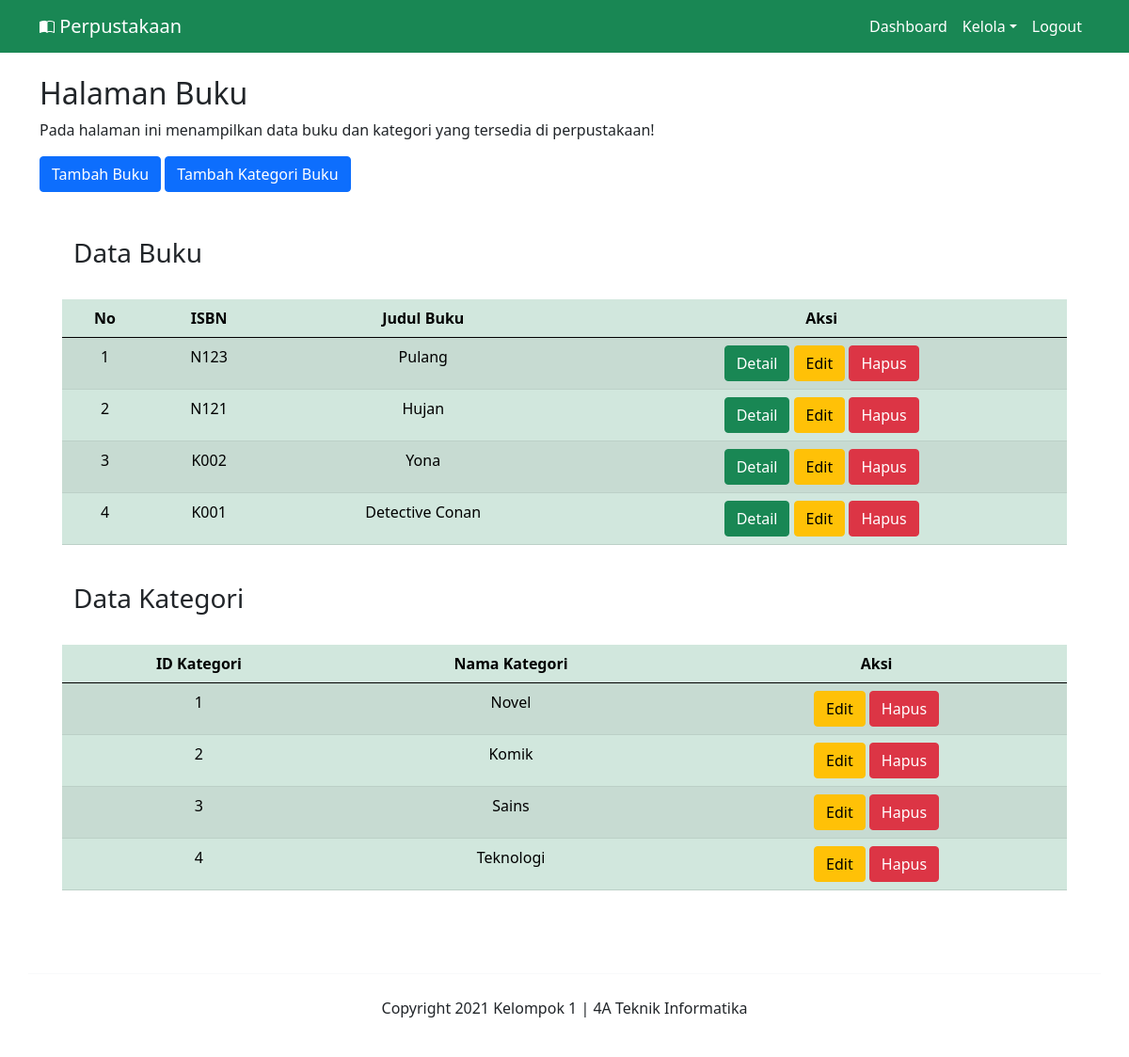
Page /perpus/index.php?menu=lihat-buku (signed in) on the committed database.
### tables this page shows
CREATE TABLE `buku` (
  `isbn` varchar(12) NOT NULL,
  `judul_buku` varchar(50) NOT NULL,
  `penerbit` varchar(30) NOT NULL,
  `penulis` varchar(30) NOT NULL,
  `id_kategori` int(11) NOT NULL,
  `deskripsi_buku` text NOT NULL
);

CREATE TABLE `kategori_buku` (
  `id` int(11) NOT NULL,
  `nama_kategori` varchar(30) NOT NULL
);

### perpus/buku/index.php (the view, shortened to what this page needs)
<div class="row">
    <div class="col-12">
        <h2>Halaman Buku</h2>
        <p>Pada halaman ini menampilkan data buku dan kategori yang tersedia di perpustakaan!</p>
        <a href="index.php?menu=tambah-buku" class="btn btn-primary">Tambah Buku</a>
        <a href="index.php?menu=tambah-kategori-buku" class="btn btn-primary">Tambah Kategori Buku</a>
    </div>
</div>
    <div class="row py-4 m-4">
        <h3>Data Buku</h3>
        <table class="table table-success table-responsive table-striped table-hover mt-4">
            <thead>
                <tr class="text-center">
                    <th>No</th>
                    <th>ISBN</th>
                    <th>Judul Buku</th>
                    <th>Aksi</th>
                </tr>
            </thead>
            <tbody>
            <?php
                include "koneksi.php";
                $no=1;
                $query    =mysqli_query($koneksi, "SELECT * FROM buku ORDER BY isbn DESC");
                while($result    =mysqli_fetch_array($query)){
                ?>
                    <tr class="text-center">
                        <td><?= $no; ?></td>
                        <td><?= $result['isbn']; ?></td>
                        <td><?= $result['judul_buku']; ?></td>
                        <td>
                            <a href="index.php?menu=detail-buku&isbn=<?=$result['isbn']?>"class="btn btn-success">Detail</a>
                            <a href="index.php?menu=edit-buku&isbn=<?= $result['isbn']; ?>" class="btn btn-warning">Edit</a>
                            <a href="index.php?menu=hapus-buku&isbn=<?= $result['isbn']; ?>" class="btn btn-danger" onclick="return confirm('Apakah anda yakin ingin hapus data?')">Hapus</a>
                        </td>
                    </tr>
                <?php
                    $no++;
                }
                ?>
            </tbody>
        </table>
        <h3 class="mt-4">Data Kategori</h3>
            <table class="table table-success table-responsive table-striped table-hover mt-4">
            <thead>
                <tr class="text-center">
                    <th>ID Kategori</th>
                    <th>Nama Kategori</th>
                    <th>Aksi</th>
                </tr>
            </thead>
            <tbody>
                <?php
                $query = mysqli_query($koneksi, "SELECT * FROM kategori_buku");
                foreach($query as $kategori){
                ?>
                    <tr class="text-center">
                        <td><?= $kategori['id']; ?></td>
                        <td><?= $kategori['nama_kategori']; ?></td>
                        <td>
                            <a href="index.php?menu=edit-kategori&id=<?= $kategori['id']; ?>" class="btn btn-warning">Edit</a>
                            <a href="index.php?menu=hapus-kategori&id=<?= $kategori['id']; ?>" class="btn btn-danger" onclick="return confirm('Apakah anda yakin?')">Hapus</a>
                        </td>
                    </tr>
                <?php
                }
                ?>
            </tbody>
        </table>
    </div>

### perpus/index.php (shortened to what this page needs)
<!DOCTYPE html>
<html lang="en">
  <head>
    <link href="https://cdn.jsdelivr.net/npm/bootstrap@5.0.0/dist/css/bootstrap.min.css" rel="stylesheet">
    <link rel="stylesheet" href="https://cdn.jsdelivr.net/npm/bootstrap-icons@1.3.0/font/bootstrap-icons.css">
  </head>
  <body>
    <nav class="navbar navbar-expand-lg navbar-dark bg-success">
      <div class="container">
        <span class="bi bi-book-half text-white"><a class="navbar-brand">      Perpustakaan</a></span>
        <div class="collapse navbar-collapse" id="navbarNav">
          <ul class="navbar-nav ms-auto mb-2 mb-lg-0">
            <li class="nav-item">
              <a class="nav-link active" aria-current="page" href="index.php?menu=dashboard2">Dashboard</a>
            </li>
            <?php
            if($_SESSION['level'] == "Admin"){
            ?>
              <li class="nav-item dropdown">
                <a class="nav-link active dropdown-toggle" href="#" id="navbarDropdown" role="button" data-bs-toggle="dropdown" aria-expanded="false">Kelola</a>
              </li>
            <?php
            } else if($_SESSION['level'] == "User"){
            ?>
              <li class="nav-item">
                <a class="nav-link active" aria-current="page" href="index.php?menu=tampil-data-buku-user">Lihat Buku</a>
              </li>
              <li class="nav-item dropdown">
                <a class="nav-link active dropdown-toggle" href="#" id="navbarDropdown" role="button" data-bs-toggle="dropdown" aria-expanded="false">Transaksi</a>
                <ul class="dropdown-menu" aria-labelledby="navbarDropdown">
                  <li><a class="dropdown-item" href="index.php?menu=tambah-peminjaman">Peminjaman</a></li>
                  <li><a class="dropdown-item" href="index.php?menu=cari-transaksi">Pengembalian</a></li>
                </ul>
              </li>
            <?php
            } else if($_SESSION['level'] == "Kepala Perpus"){
            ?>
              <li class="nav-item dropdown">
                <a class="nav-link active dropdown-toggle" href="#" id="navbarDropdown" role="button" data-bs-toggle="dropdown" aria-expanded="false">Tampil Data</a>
                <ul class="dropdown-menu" aria-labelledby="navbarDropdown">
                  <li><a class="dropdown-item" href="index.php?menu=tampil-data-member">Member</a>
                  </li>
                  <li><a class="dropdown-item" href="index.php?menu=tampil-data-buku">Buku</a>
                  </li>
                </ul>
              </li>
            <?php
            }
            ?>
              <li class="nav-item">
                <a class="nav-link active" aria-current="page" href="logout.php">Logout</a>
              </li>
            </ul>
        </div>
      </div>
    </nav>
    <div class="container py-4">
      <?php
      include "menu.php"
      ?>
    </div>
    <div class="container border-top border-light text-center p-4">
      <?php include "footer.php"; ?>
    </div>
  </body>
</html>

### perpus/menu.php (shortened to what this page needs)
<?php
if (isset($_GET['menu'])) {
	$menu = $_GET['menu'];
}else{
	$menu = "dashboard2";
}
switch ($menu) {
	case 'lihat-buku':
		include "buku/index.php";
		break;
	}
?>

### perpus/footer.php
<p>Copyright 2021 Kelompok 1 | 4A Teknik Informatika</p>

### rows in the picture
buku: isbn "N123", judul_buku "Pulang"
buku: isbn "N121", judul_buku "Hujan"
buku: isbn "K002", judul_buku "Yona"
buku: isbn "K001", judul_buku "Detective Conan"
kategori_buku: id "1", nama_kategori "Novel"
kategori_buku: id "2", nama_kategori "Komik"
kategori_buku: id "3", nama_kategori "Sains"
kategori_buku: id "4", nama_kategori "Teknologi"
